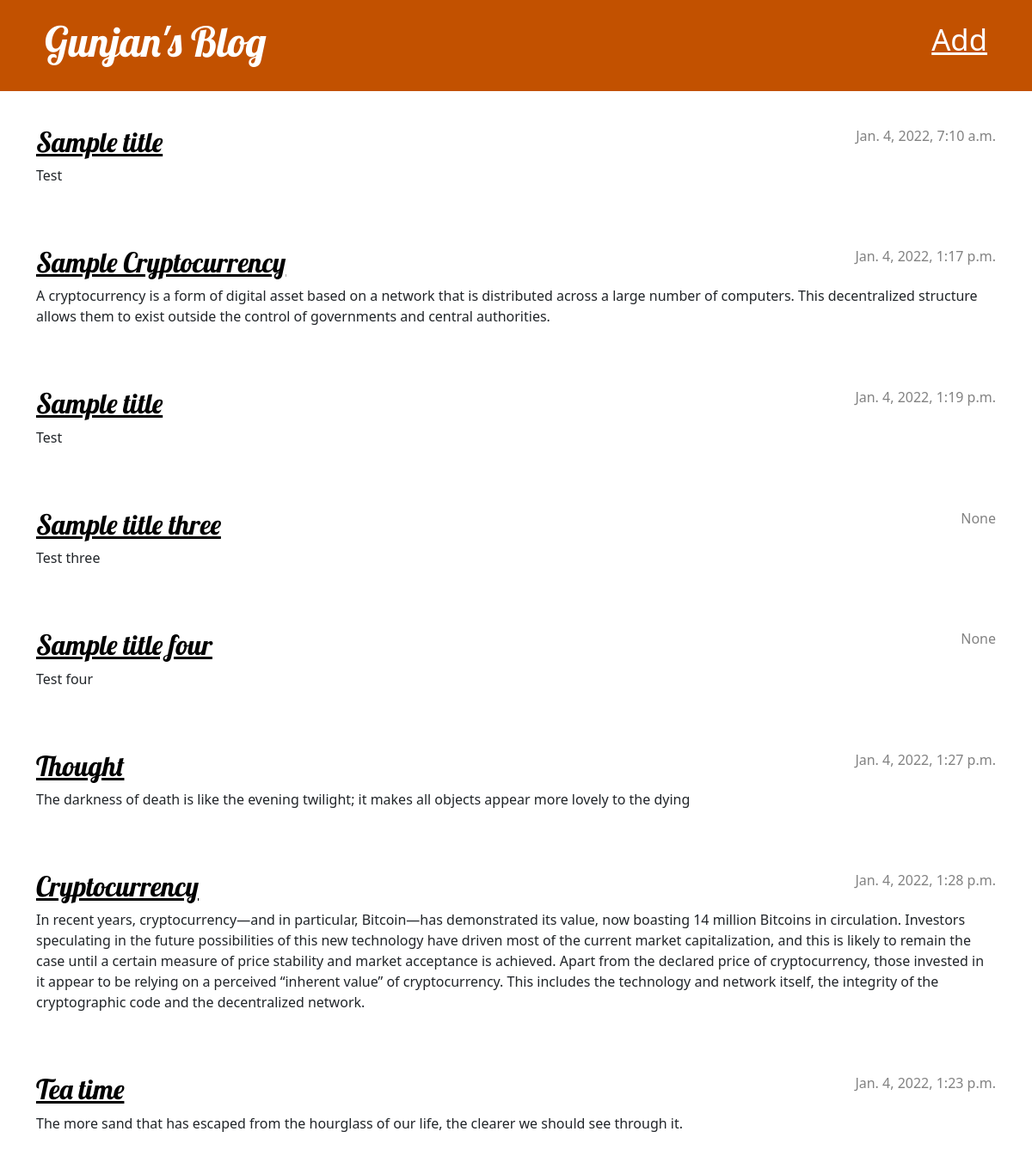
The page / (signed in) on the database its author committed.
### blog/models.py (models this page shows, shortened)
class PostBlog(models.Model):
    author = models.ForeignKey(settings.AUTH_USER_MODEL, on_delete=models.CASCADE)
    title = models.CharField(max_length=200)
    text = models.TextField()
    created_date = models.DateTimeField(default=timezone.now)
    published_date = models.DateTimeField(blank=True, null=True)

### blog/views.py (the view)
# urls.py: path('', views.post_list, name='post_list'),
def post_list(request):
    posts = PostBlog.objects.order_by('created_date')#filter(published_date__lte=timezone.now()) #.order_by('published_date')
    return render(request, 'blog/post_list.html', {'posts': posts})

### blog/templates/blog/post_list.html (shortened to what this page needs)
{% extends 'blog/base.html' %}
{% load static %}
            {% block content %}
                {% for post in posts %}
                    <article class="post">
                        <time class="date">
                            {{ post.published_date }}
                        </time>
                        <h2><a href="{% url 'post_detail' pk=post.pk %}">{{ post.title }}</a></h2>
                        <p>{{ post.text|linebreaksbr }}</p>
                    </article>
                {% endfor %}
            {% endblock %}

### blog/static/css/blog.css (style rules this page uses)
h1, h2, h3, h4 { font-family: 'Lobster', cursive; }
.date { color: #828282; }
.post { margin-bottom: 70px; }
.post h2 a, .post h2 a:visited { color: #000000; }
.post > .date, .post > .actions { float: right; }

### rows shown on the page
PostBlog: published_date "Jan. 4, 2022, 7:10 a.m.", title "Sample title", text "Test"
PostBlog: published_date "Jan. 4, 2022, 1:17 p.m.", title "Sample Cryptocurrency", text "A cryptocurrency is a form of digital asset based on a network that is distributed across a large number of computers. This decentralized structure allows them to exist outside the control of governments and central authorities."
PostBlog: published_date "Jan. 4, 2022, 1:19 p.m.", title "Sample title", text "Test"
PostBlog: published_date "None", title "Sample title three", text "Test three"
PostBlog: published_date "None", title "Sample title four", text "Test four"
PostBlog: published_date "Jan. 4, 2022, 1:27 p.m.", title "Thought", text "The darkness of death is like the evening twilight; it makes all objects appear more lovely to the dying"
PostBlog: published_date "Jan. 4, 2022, 1:28 p.m.", title "Cryptocurrency", text "In recent years, cryptocurrency—and in particular, Bitcoin—has demonstrated its value, now boasting 14 million Bitcoins in circulation. Investors speculating in the future possibilities of this new technology have driven most of the current market capitalization, and this is likely to remain the case until a certain measure of price stability and market acceptance is achieved. Apart from the declared price of cryptocurrency, those invested in it appear to be relying on a perceived “inherent value” of cryptocurrency. This includes the technology and network itself, the integrity of the cryptographic code and the decentralized network."
PostBlog: published_date "Jan. 4, 2022, 1:23 p.m.", title "Tea time", text "The more sand that has escaped from the hourglass of our life, the clearer we should see through it."
